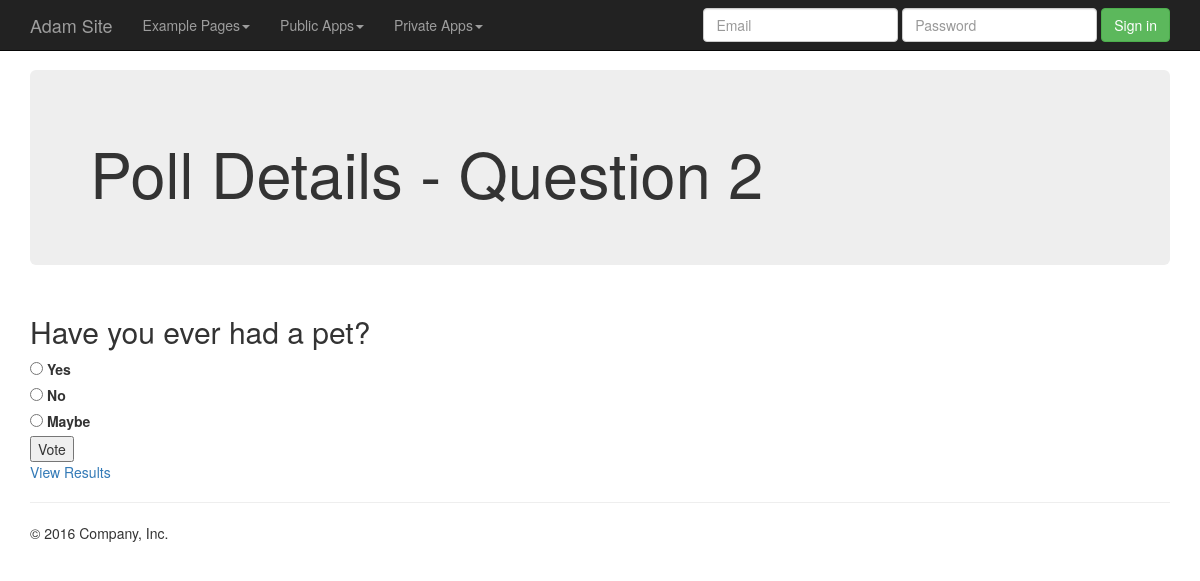
The app's page /polls/2/ with its own data.
### webapp/models.py (models this page shows, shortened)
class Question(models.Model):
    question_text = models.CharField(max_length=200)
    pub_date = models.DateTimeField('date published')

class Choice(models.Model):
    question = models.ForeignKey(Question, on_delete=models.CASCADE)
    choice_text = models.CharField(max_length=200)
    votes = models.IntegerField(default=0)

### webapp/views.py (the view)
# urls.py: url(r'^(?P<question_id>[0-9]+)/$', views.polls_detail, name='detail'),
def polls_detail(request, question_id):
    question = get_object_or_404(Question, pk=question_id)
    context = {
        'question': question
    }
    return render(request, 'webapp/polls_detail.html', context=context)

### webapp/templates/webapp/polls_detail.html (shortened to what this page needs)
{%  extends "main.html" %}
{% block jumbotronContent %}
    <h1>Poll Details - Question {{ question.id }}</h1>
{% endblock %}
{% block bodyContent %}
    <h2>{{ question.question_text }}</h2>
    <form action="{% url 'polls:vote' question.id %}" method="post">
    {% for choice in question.choice_set.all %}
        <input type="radio" name="choice" id="choice{{ forloop.counter }}"
               value="{{ choice.id }}"/>
        <label for="choice{{ forloop.counter }}">{{ choice.choice_text }}</label><br/>
    {% endfor %}
    <input type="submit" value="Vote">
    </form>
    <a href="{% url 'polls:results' question.id %}">
        View Results
    </a>
{% endblock %}

### static/src/css/main.css (style rules this page uses)
body { min-height: 2000px; padding-top: 70px; }

### records on screen
Question: id "2", question_text "Have you ever had a pet?"
Choice: choice_text "Yes"
Choice: choice_text "No"
Choice: choice_text "Maybe"
